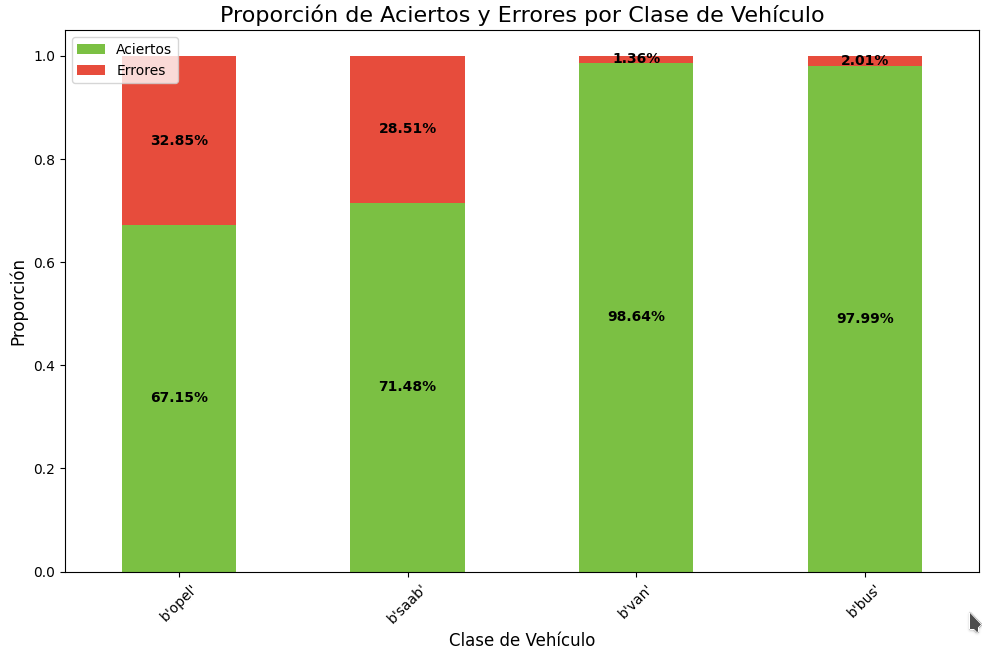

Recreate this plot in Python.
import pandas as pd
import numpy as np
import matplotlib.pyplot as plt
import seaborn as sns
from sklearn.model_selection import train_test_split
from sklearn.linear_model import LogisticRegression
from sklearn.preprocessing import StandardScaler
from sklearn.metrics import confusion_matrix

# Cargar el archivo CSV con 100,000 registros generados aleatoriamente
df = pd.read_csv('vehicules_100000.csv')  # Asegúrate de que la ruta sea correcta

# Separar las características (X) y la variable objetivo (y)
X = df.drop('Class', axis=1)
y = df['Class']

# Dividir el dataset en entrenamiento y prueba
X_train, X_test, y_train, y_test = train_test_split(X, y, test_size=0.2, random_state=42)

# Escalar los datos
scaler = StandardScaler()
X_train_scaled = scaler.fit_transform(X_train)
X_test_scaled = scaler.transform(X_test)

# Crear el modelo de regresión logística
model = LogisticRegression(max_iter=5000, random_state=42, solver='lbfgs')

# Entrenar el modelo
model.fit(X_train_scaled, y_train)

# Realizar las predicciones en el conjunto de prueba
y_pred = model.predict(X_test_scaled)

# Calcular la matriz de confusión
cm = confusion_matrix(y_test, y_pred, labels=y_test.unique())

# Crear un DataFrame de la matriz de confusión para facilitar la manipulación
cm_df = pd.DataFrame(cm, index=y_test.unique(), columns=y_test.unique())

# Crear un DataFrame para los aciertos y errores
accuracy_df = pd.DataFrame(index=cm_df.index)

# Usar numpy para obtener la diagonal (aciertos)
accuracy_df['Correct'] = np.diag(cm_df.values)
accuracy_df['Incorrect'] = cm_df.sum(axis=1) - np.diag(cm_df.values)

# Normalizar a proporciones (por cada clase)
accuracy_df['Correct Prop'] = accuracy_df['Correct'] / accuracy_df.sum(axis=1)
accuracy_df['Incorrect Prop'] = accuracy_df['Incorrect'] / accuracy_df.sum(axis=1)

# Crear un gráfico de barras apiladas
ax = accuracy_df[['Correct Prop', 'Incorrect Prop']].plot(kind='bar', stacked=True, figsize=(10, 7), color=['#7bc043', '#e74c3c'])

# Añadir los textos dentro de las barras
for p in ax.patches:
    # El valor de la barra
    height = p.get_height()
    width = p.get_width()
    x = p.get_x() + width / 2
    y = p.get_y() + height / 2
    
    # Calcular el porcentaje
    percentage = round(height * 100, 2)
    
    # Colocar el texto en el centro de la barra (en negrita y en color negro)
    ax.text(x, y, f'{percentage}%', ha='center', va='center', color='black', fontsize=10, fontweight='bold')

# Personalizar el gráfico
plt.title('Proporción de Aciertos y Errores por Clase de Vehículo', fontsize=16)
plt.xlabel('Clase de Vehículo', fontsize=12)
plt.ylabel('Proporción', fontsize=12)
plt.xticks(rotation=45)
plt.legend(['Aciertos', 'Errores'], loc='upper left')
plt.tight_layout()

# Mostrar el gráfico
plt.show()
